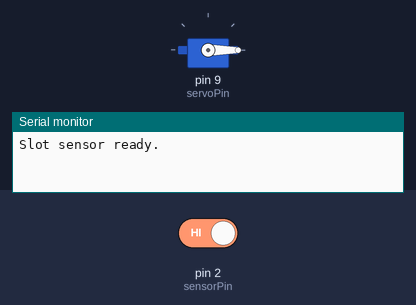
Simulated run of this sketch. Board: Arduino Uno, built with avr-gcc and run on an emulated ATmega328P. On the bench: servo, the last lines printed to the serial monitor. Inputs (shaded band) come from the test bench; at power-on: pin 2 (sensorPin) HIGH.

Above: at 1.2 s.
1.3 s: pin 2 (sensorPin) driven LOW
At 1.77 s:
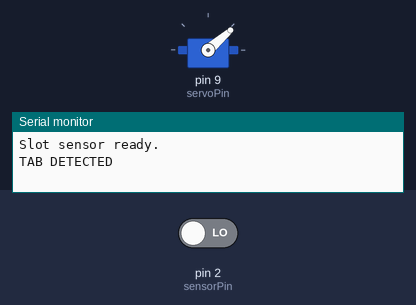
At 4.0 s:
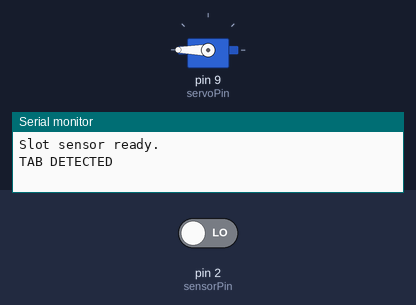
Timing chart, 0 to 13.3 s (numbered marks = the images above; inputs shaded):
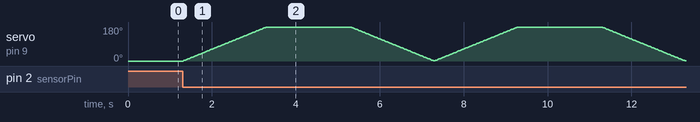

The sketch:

ir-sensor-test.ino
```cpp
#include <Servo.h>

const int sensorPin = 2;
const int servoPin = 9;
const unsigned long sweepDuration = 2000; // ms to sweep 180 degrees
const unsigned long holdDuration = 2000;  // ms to hold at 180

Servo myServo;

void sweepTo(int target, int current) {
  int steps = abs(target - current);
  int dir = (target > current) ? 1 : -1;
  unsigned long stepDelay = sweepDuration / steps;

  for (int pos = current; pos != target; pos += dir) {
    myServo.write(pos);
    delay(stepDelay);
  }
  myServo.write(target);
}

void setup() {
  Serial.begin(9600);
  pinMode(sensorPin, INPUT_PULLUP);
  myServo.attach(servoPin);
  myServo.write(0);
  Serial.println("Slot sensor ready.");
}

void loop() {
  int val = digitalRead(sensorPin);
  if (val == LOW) {
    Serial.println("TAB DETECTED");
    sweepTo(180, 0);
    delay(holdDuration);
    sweepTo(0, 180);
    Serial.println("RESET");
  }
}
```
